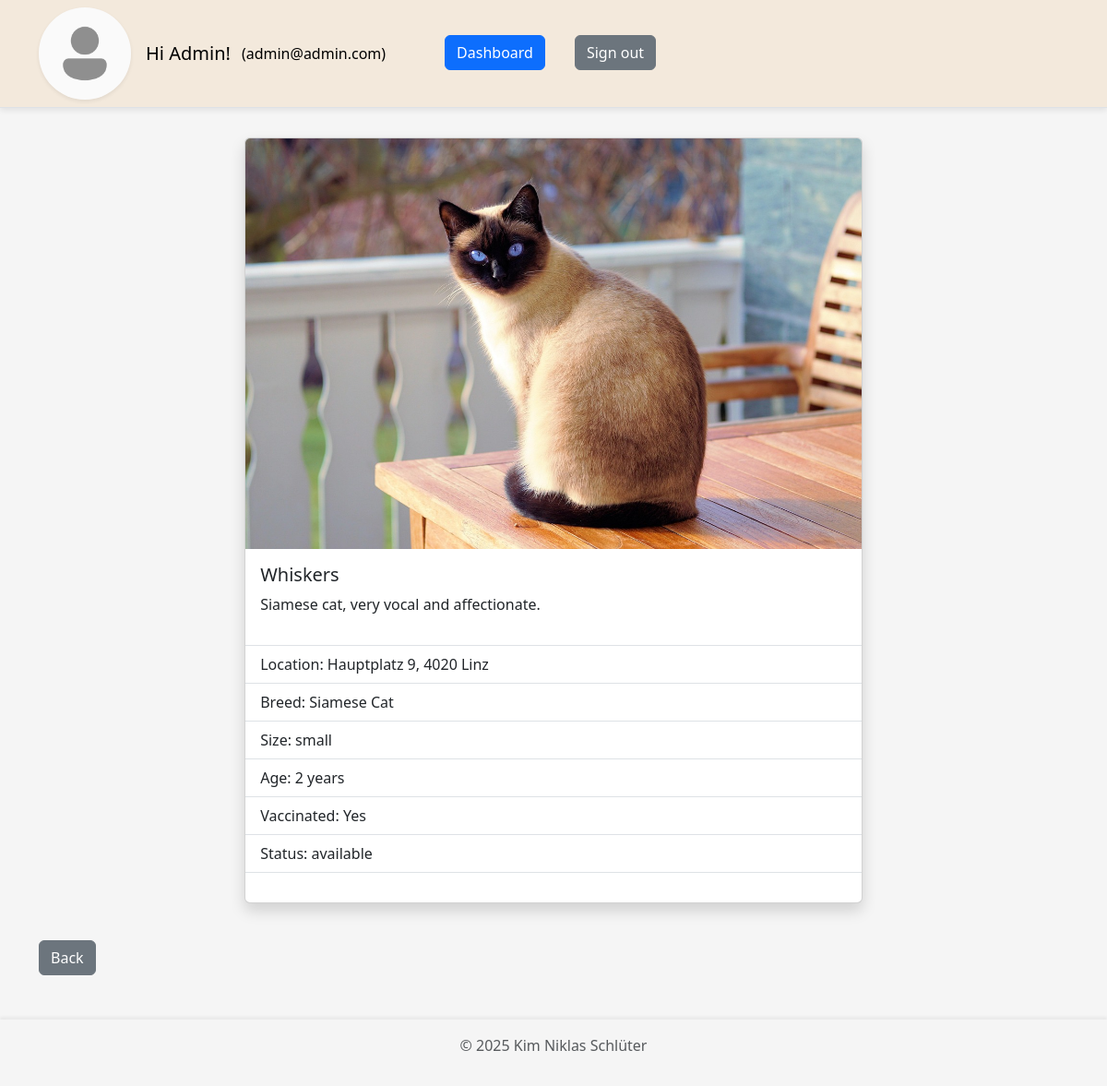
The page /website/animal_details.php?id=2 (signed in) on the database as committed earlier.
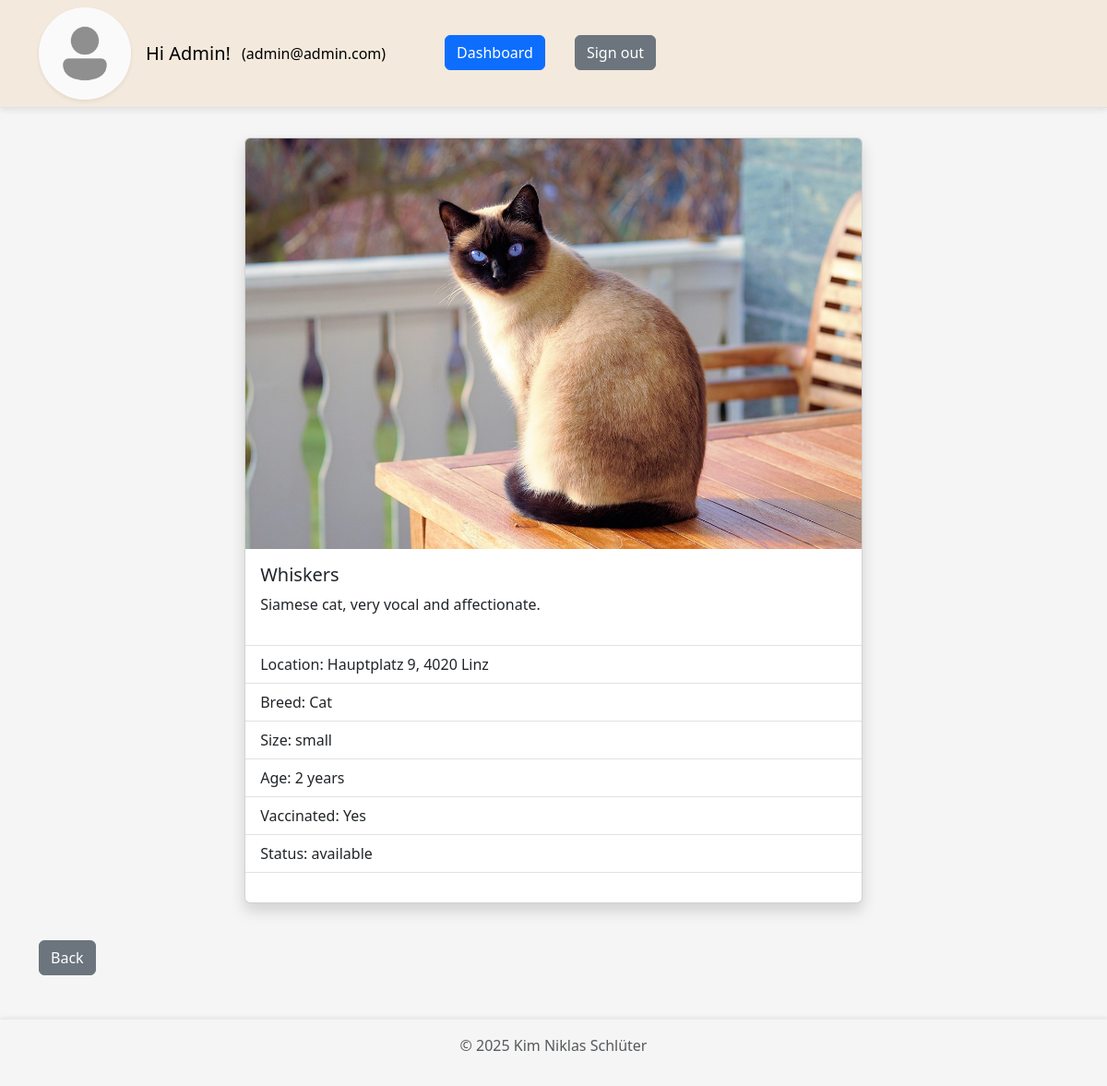
The same page on the database as committed later.
### tables this page shows
CREATE TABLE `breed` (
  `id` int(11) NOT NULL,
  `name` varchar(100) NOT NULL
);

### website/components/animals.php (called while the page is built, shortened)
<?php
require_once __DIR__ . '/util.php';
$conn = db_connect();
function create_response($status, $message, $data = [])
{
  $response = [
    "status" => $status,
    "message" => $message,
    "data" => $data
  ];
  return $response;
}
function get_animal_by_id($id)
{
  global $conn;
  $id = clean_input($id);
  $sql = "SELECT * FROM `animal` WHERE id=$id";
  $result = mysqli_query($conn, $sql);
  $row = mysqli_fetch_assoc($result);
  return create_response("200", "Successfully fetched animal by id.", $row);
}
function get_breed_by_id($breed_id)
{
  global $conn;
  $sql = "SELECT * FROM `breed` WHERE id=$breed_id";
  $result = mysqli_query($conn, $sql);
  $row = mysqli_fetch_assoc($result);
  return $row;
}
function get_animal_picture_url($animalData)
{
  return $animalData['picture'] ? PICTURE_FOLDER_NAME . '/' . $animalData['picture'] : ANIMAL_DEFAULT_PICTURE_URL;
}

### website/animal_details.php (the view, shortened to what this page needs)
<?php
require_once './components/util.php';
require_once './components/animals.php';
$responseGet = get_animal_by_id($_GET['id']);
$animal = $responseGet['data'];
$animalPictureUrl = get_animal_picture_url($animal);
$vaccinatedText = ($animal['vaccinated']) ? 'Yes' : 'No';
$breedData = get_breed_by_id($animal['breed_id']);
?>
<!DOCTYPE html>
<html lang="en">
<head>
  <link href="https://cdn.jsdelivr.net/npm/bootstrap@5.3.7/dist/css/bootstrap.min.css" rel="stylesheet">
  <link rel="stylesheet" href="./styles/style.css">
</head>
<body>
  <?php require_once './components/navbar.php'; ?>
  <div class="container mt-3 mb-5" style="flex-grow: 1;">
    <?php
    $layout = "<div class='d-flex justify-content-center' style='width: 100%'>
            <div class='card shadow mb-4 d-flex flex-column justify-content-between align-items-center' style='width: 60%'>
            <div>
              <div class='animal-picture-container'>
                <img src='$animalPictureUrl' class='card-img-top animal-image' alt='animal'>
              </div>
              <div class='card-body'>
                <h5 class='card-title'>{$animal['name']}</h5>
                <p class='card-text'>{$animal['description']}</p>
              </div>
            </div>
            <div style='width: 100%'>
              <ul class='list-group list-group-flush'>
                <li class='list-group-item'></li>
                <li class='list-group-item'>Location: {$animal['location']}</li>
                <li class='list-group-item'>Breed: {$breedData['name']}</li>
                <li class='list-group-item'>Size: {$animal['size']}</li>
                <li class='list-group-item'>Age: {$animal['age']} years</li>
                <li class='list-group-item'>Vaccinated: $vaccinatedText</li>
                <li class='list-group-item'>Status: {$animal['status']}</li>
                <li class='list-group-item'></li>
              </ul>";
    $layout .= "<div class='d-flex flex-row gap-1 justify-content-around mb-3' style='width:100%'>";
    $layout .= "</div>";
    $layout .= "
            </div>
          </div>
        </div>";
    echo $layout;
    ?>
  </div>
  <?php require_once './components/footer.php'; ?>
</body>
</html>

Rows that differ between the two databases and show on the page:
no longer on this page (row edited): breed: name "Siamese Cat"
now on this page (row edited): breed: name "Cat"
